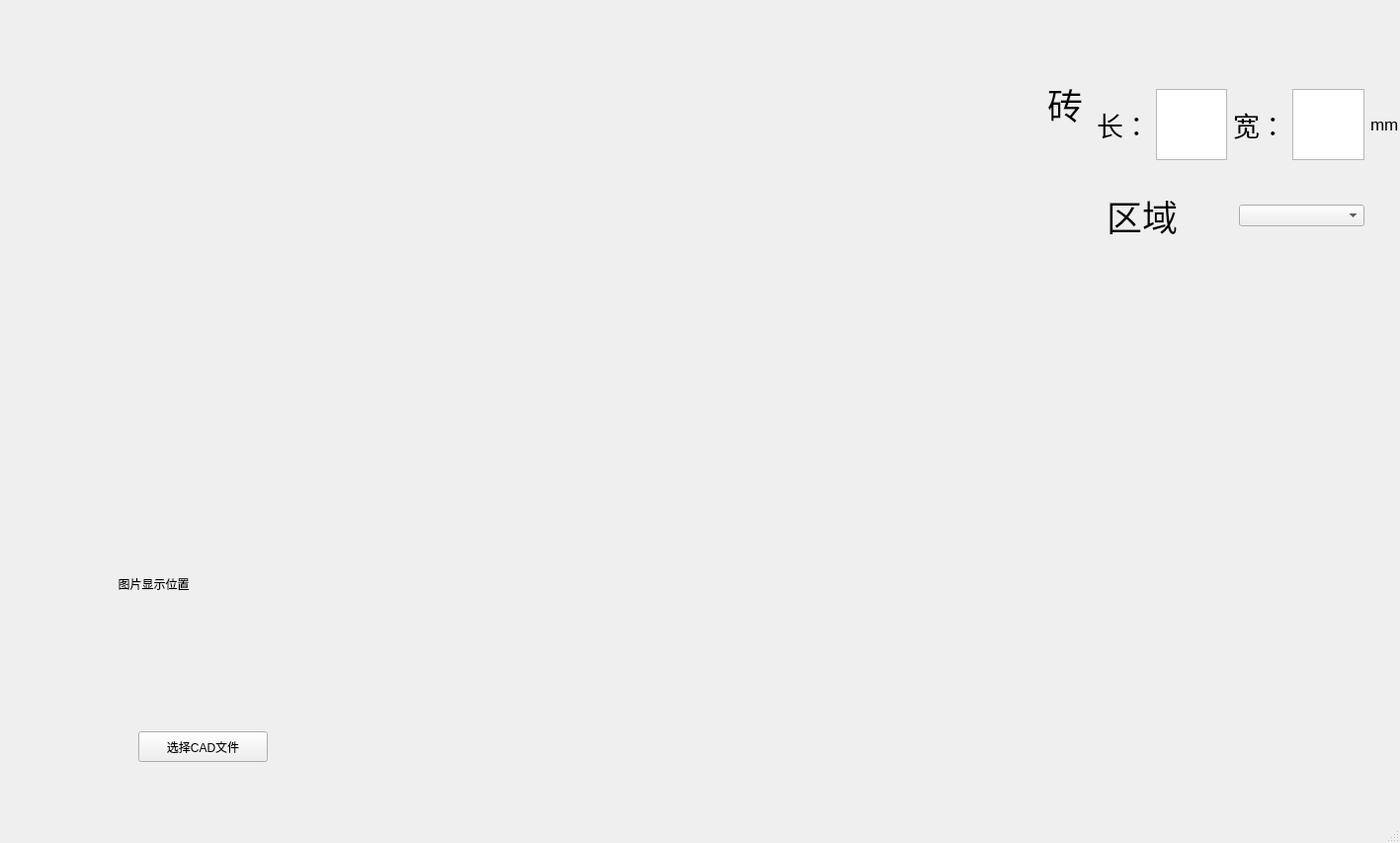
<?xml version="1.0" encoding="UTF-8"?>
<ui version="4.0">
 <class>MainWindow</class>
 <widget class="QMainWindow" name="MainWindow">
  <property name="geometry">
   <rect>
    <x>0</x>
    <y>0</y>
    <width>1417</width>
    <height>853</height>
   </rect>
  </property>
  <property name="windowTitle">
   <string>MainWindow</string>
  </property>
  <widget class="QWidget" name="centralwidget">
   <widget class="QWidget" name="horizontalLayoutWidget">
    <property name="geometry">
     <rect>
      <x>1120</x>
      <y>190</y>
      <width>261</width>
      <height>56</height>
     </rect>
    </property>
    <layout class="QHBoxLayout" name="area_horizontalLayout">
     <item>
      <widget class="QLabel" name="brick_label_2">
       <property name="font">
        <font>
         <pointsize>27</pointsize>
        </font>
       </property>
       <property name="mouseTracking">
        <bool>false</bool>
       </property>
       <property name="autoFillBackground">
        <bool>false</bool>
       </property>
       <property name="text">
        <string>区域</string>
       </property>
      </widget>
     </item>
     <item>
      <widget class="QComboBox" name="comboBox"/>
     </item>
    </layout>
   </widget>
   <widget class="QWidget" name="horizontalLayoutWidget_2">
    <property name="geometry">
     <rect>
      <x>1110</x>
      <y>90</y>
      <width>306</width>
      <height>72</height>
     </rect>
    </property>
    <layout class="QHBoxLayout" name="brick_horizontalLayout">
     <item>
      <widget class="QLabel" name="h_label">
       <property name="font">
        <font>
         <pointsize>20</pointsize>
        </font>
       </property>
       <property name="mouseTracking">
        <bool>false</bool>
       </property>
       <property name="autoFillBackground">
        <bool>false</bool>
       </property>
       <property name="text">
        <string>长：</string>
       </property>
      </widget>
     </item>
     <item>
      <widget class="QTextEdit" name="h_textEdit"/>
     </item>
     <item>
      <widget class="QLabel" name="w_label">
       <property name="font">
        <font>
         <pointsize>20</pointsize>
        </font>
       </property>
       <property name="mouseTracking">
        <bool>false</bool>
       </property>
       <property name="autoFillBackground">
        <bool>false</bool>
       </property>
       <property name="text">
        <string>宽：</string>
       </property>
      </widget>
     </item>
     <item>
      <widget class="QTextEdit" name="w_textEdit"/>
     </item>
     <item>
      <widget class="QLabel" name="h_label_3">
       <property name="font">
        <font>
         <pointsize>13</pointsize>
        </font>
       </property>
       <property name="mouseTracking">
        <bool>false</bool>
       </property>
       <property name="autoFillBackground">
        <bool>false</bool>
       </property>
       <property name="text">
        <string>mm</string>
       </property>
      </widget>
     </item>
    </layout>
   </widget>
   <widget class="QPushButton" name="choose_pushButton">
    <property name="geometry">
     <rect>
      <x>140</x>
      <y>740</y>
      <width>131</width>
      <height>31</height>
     </rect>
    </property>
    <property name="text">
     <string>选择CAD文件</string>
    </property>
   </widget>
   <widget class="QLabel" name="cad_label">
    <property name="geometry">
     <rect>
      <x>290</x>
      <y>740</y>
      <width>261</width>
      <height>31</height>
     </rect>
    </property>
    <property name="autoFillBackground">
     <bool>false</bool>
    </property>
    <property name="text">
     <string/>
    </property>
   </widget>
   <widget class="QLabel" name="brick_label">
    <property name="geometry">
     <rect>
      <x>1060</x>
      <y>70</y>
      <width>36</width>
      <height>70</height>
     </rect>
    </property>
    <property name="font">
     <font>
      <pointsize>27</pointsize>
     </font>
    </property>
    <property name="mouseTracking">
     <bool>false</bool>
    </property>
    <property name="autoFillBackground">
     <bool>false</bool>
    </property>
    <property name="text">
     <string>砖</string>
    </property>
   </widget>
   <widget class="QWidget" name="gridLayoutWidget">
    <property name="geometry">
     <rect>
      <x>20</x>
      <y>460</y>
      <width>271</width>
      <height>261</height>
     </rect>
    </property>
    <layout class="QGridLayout" name="gridLayout">
     <item row="0" column="0">
      <widget class="QLabel" name="image_label">
       <property name="layoutDirection">
        <enum>Qt::LeftToRight</enum>
       </property>
       <property name="text">
        <string>图片显示位置</string>
       </property>
       <property name="alignment">
        <set>Qt::AlignCenter</set>
       </property>
      </widget>
     </item>
    </layout>
   </widget>
   <zorder>horizontalLayoutWidget</zorder>
   <zorder>horizontalLayoutWidget_2</zorder>
   <zorder>choose_pushButton</zorder>
   <zorder>cad_label</zorder>
   <zorder>brick_label</zorder>
   <zorder>gridLayoutWidget</zorder>
   <zorder>image_label</zorder>
  </widget>
  <widget class="QMenuBar" name="menubar">
   <property name="geometry">
    <rect>
     <x>0</x>
     <y>0</y>
     <width>1417</width>
     <height>23</height>
    </rect>
   </property>
  </widget>
  <widget class="QStatusBar" name="statusbar"/>
 </widget>
 <resources/>
 <connections/>
</ui>
